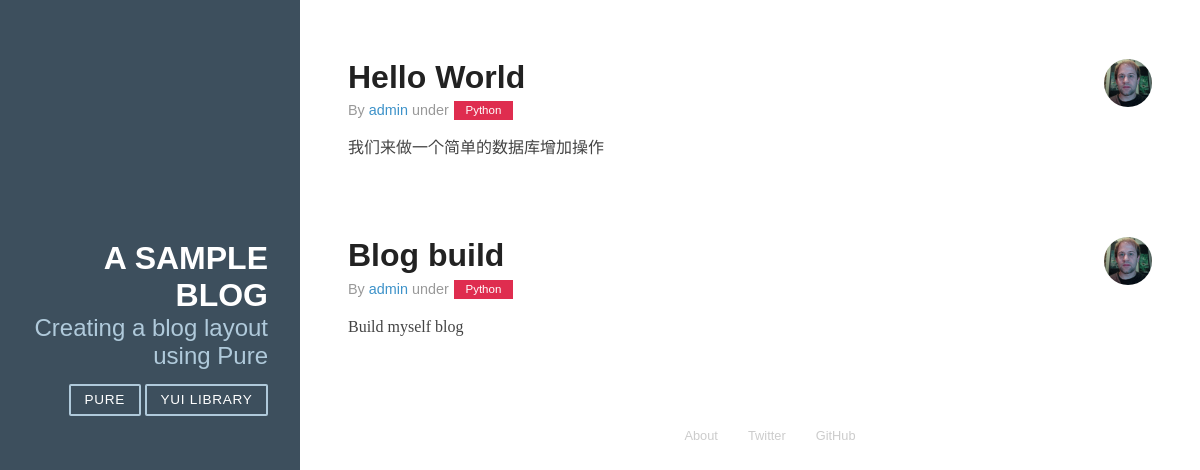
The page / on the database its author committed.
### article/models.py (models this page shows, shortened)
class Article(models.Model):
    title 	    = models.CharField(max_length=100)
    author      = models.CharField(max_length=100)
    category 	= models.CharField(max_length=100, blank=True)
    datetime 	= models.DateTimeField(auto_now_add=True)
    content 	= models.TextField(blank=True)

### article/views.py (the view)
# urls.py: url(r'^$', 'article.views.home'),
def home(request):
    art = Article.objects.all()
    return render(request, 'home.html', {'artlist': art})

### article/templates/home.html
{% extends "base.html" %}
{% block content %}
<div class="posts">
    {% for art in artlist %}
        <section class="post">
            <header class="post-header">
                <img class="post-avatar" alt="Eric Ferraiuolo&#x27;s avatar" height="48" width="48" src="static/image/ericf-avatar.png">
                <h2 class="post-title">{{ art.title }}</h2>
                <p class="post-meta">
                    By <a class="post-author" href="#">{{ art.author }}</a> under <a class="post-category post-category-js" href="#">{{ art.category }}</a>
                </p>
            </header>
            <div class="post-description">
                <p>
                    {{ art.content }}
                </p>
            </div>
        </section>
    {% endfor %}
</div>
{% endblock %}

### article/static/css/pure-min.css (style rules this page uses)
html { font-family:sans-serif;-ms-text-size-adjust:100%;-webkit-text-size-adjust:100% }
body { margin:0 }
article,aside,details,figcaption,figure,footer,header,hgroup,main,menu,nav,section,summary { display:block }
a { background-color:transparent }
img { border:0 }

### article/static/css/blog.css (style rules this page uses)
* { -webkit-box-sizing: border-box; -moz-box-sizing: border-box; box-sizing: border-box; }
a { text-decoration: none; color: rgb(61, 146, 201); }
.post { padding-bottom: 2em; }
.post-title { font-size: 2em; color: #222; margin-bottom: 0.2em; }
.post-avatar { border-radius: 50px; float: right; margin-left: 1em; }
.post-description { font-family: Georgia, "Cambria", serif; color: #444; line-height: 1.8em; }
.post-meta { color: #999; font-size: 90%; margin: 0; }
.post-category { margin: 0 0.1em; padding: 0.3em 1em; color: #fff; background: #999; font-size: 80%; }
.post-category-js { background: #df2d4f; }

### rows shown on the page
Article: title "Hello World", author "admin", category "Python", content "我们来做一个简单的数据库增加操作"
Article: title "Blog build", author "admin", category "Python", content "Build myself blog"
